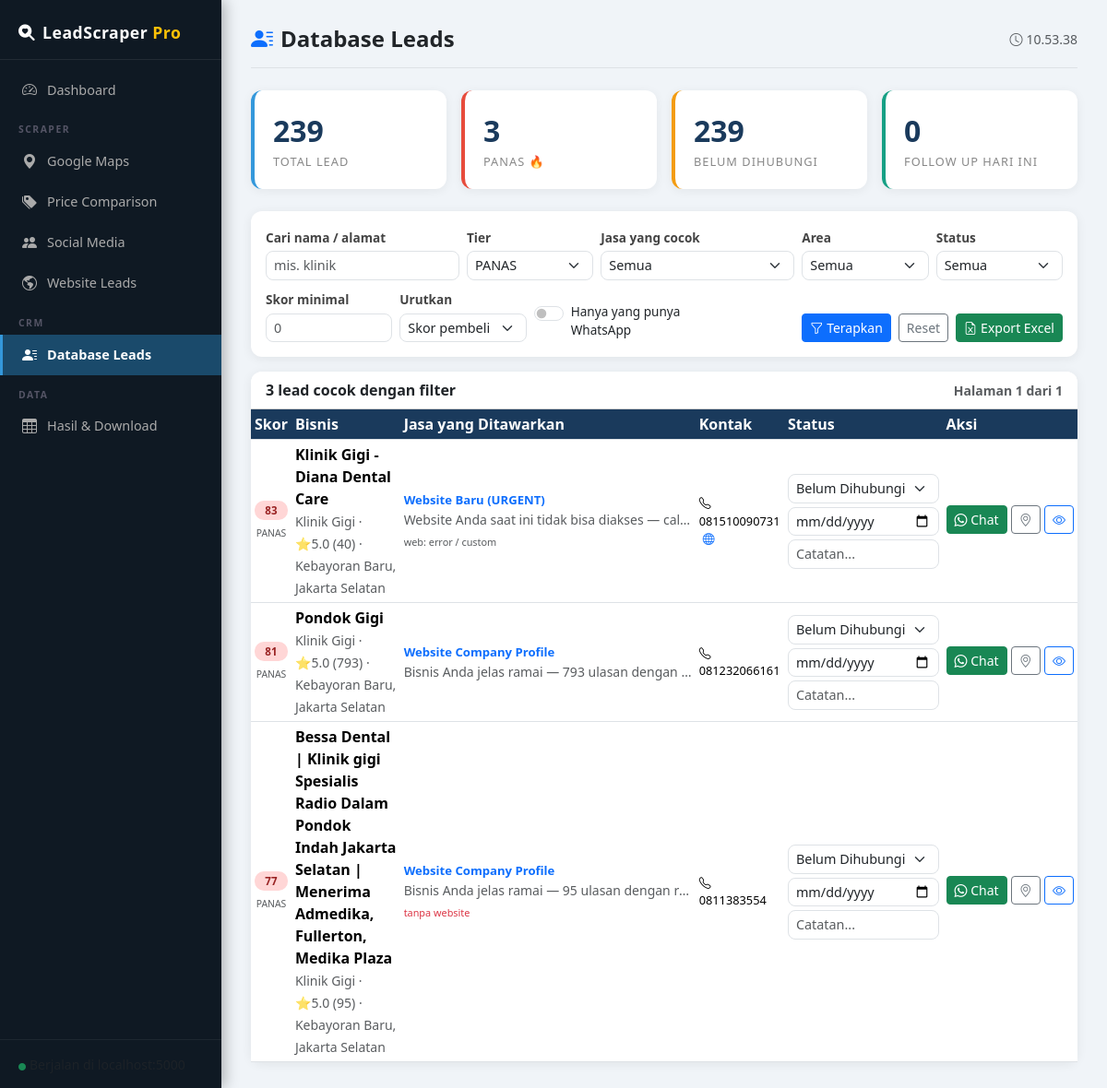
The page /leads?tier=PANAS on the database as committed earlier.
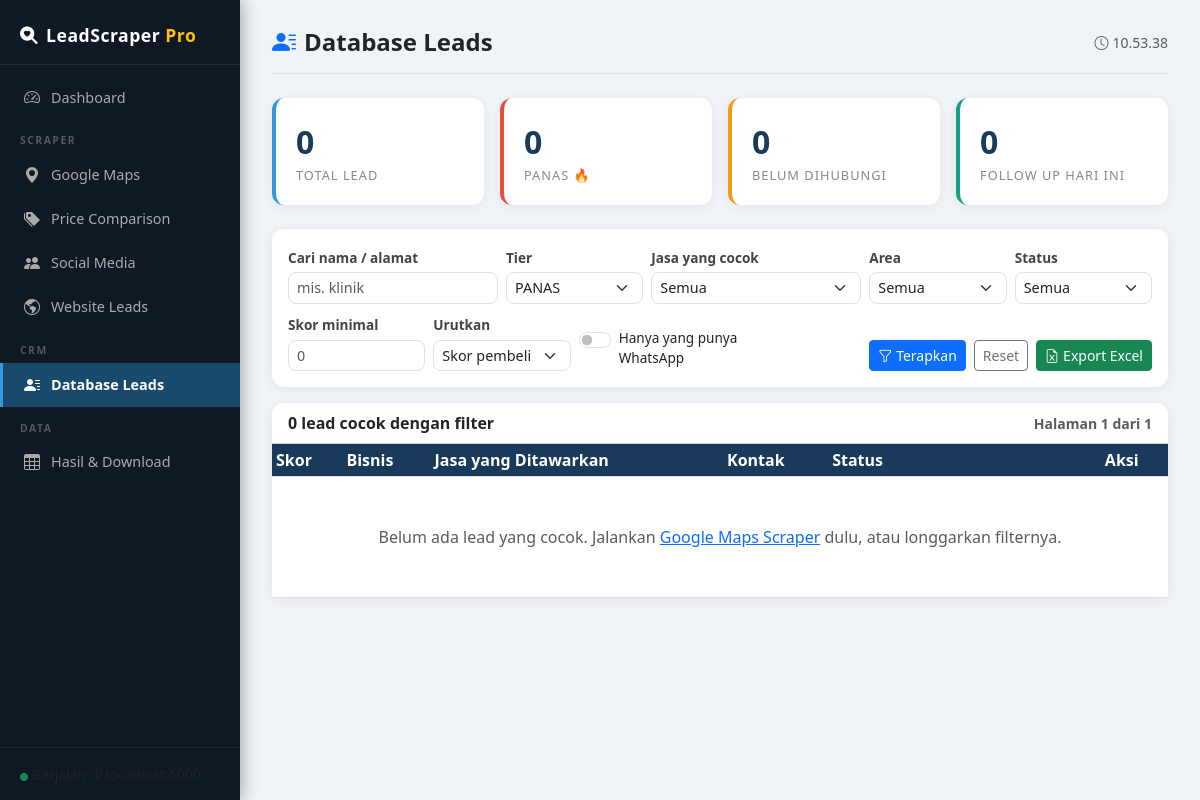
The same page on the database as committed later.
### tables this page shows
CREATE TABLE businesses (
    place_key         TEXT PRIMARY KEY,

    -- identitas
    nama_bisnis       TEXT,
    kategori          TEXT,
    alamat            TEXT,
    area_pencarian    TEXT,
    source_url        TEXT,
    koordinat         TEXT,

    -- kontak
    telepon           TEXT,
    whatsapp_link     TEXT,
    email             TEXT,
    instagram         TEXT,
    facebook          TEXT,
    tiktok            TEXT,
    website           TEXT,

    -- metrik Google Maps
    rating            REAL,
    jumlah_ulasan     INTEGER,
    jam_operasional   TEXT,
    skor_popularitas  REAL,
    sudah_diklaim     INTEGER,
    status_buka       TEXT,
    jumlah_foto       INTEGER,
    rentang_harga     TEXT,

    -- hasil pemeriksaan website
    web_status        TEXT,
    web_https         INTEGER,
    web_mobile        INTEGER,
    web_load_ms       INTEGER,
    web_platform      TEXT,
    web_tahun_update  INTEGER,
    web_ada_pixel     INTEGER,
    web_ada_toko      INTEGER,

    -- intelijen penjualan
    skor_pembeli      INTEGER,
    tier              TEXT,
    jasa_utama        TEXT,
    jasa_pendukung    TEXT,
    alasan_pitch      TEXT,

    -- CRM (diisi manual oleh user, tidak pernah ditimpa scraping)
    status_leads      TEXT DEFAULT 'Belum Dihubungi',
    catatan           TEXT DEFAULT '',
    tanggal_follow_up TEXT,

    -- jejak waktu
    first_seen_at     TEXT,
    last_scraped_at   TEXT,
    last_checked_at   TEXT,
    times_seen        INTEGER DEFAULT 1
);

### app.py (the view)
@app.route("/leads")
def leads():
    import config as cfg
    from scrapers.scoring import URUTAN_TIER, pesan_wa
    filters = _filter_dari_request()
    per_halaman = 50
    halaman = max(int(request.args.get("hal", 1) or 1), 1)
    rows, total = db.query_leads(**filters, limit=per_halaman,
                                 offset=(halaman - 1) * per_halaman)
    template = getattr(cfg, "PESAN_TEMPLATE", "")
    pengirim = getattr(cfg, "PESAN_PENGIRIM", "")
    usaha = getattr(cfg, "PESAN_USAHA", "")
    for r in rows:
        if r.get("whatsapp_link"):
            from urllib.parse import quote
            pesan = pesan_wa(r, pengirim=pengirim, usaha=usaha, template=template)
            r["wa_pitch"] = r["whatsapp_link"].split("?")[0] + "?text=" + quote(pesan)
        else:
            r["wa_pitch"] = ""
    total_halaman = max((total + per_halaman - 1) // per_halaman, 1)
    return render_template(
        "leads.html",
        leads=rows, total=total, halaman=halaman, total_halaman=total_halaman,
        filters=filters, args=request.args,
        opsi_tier=[t for t in URUTAN_TIER],
        opsi_jasa=db.nilai_unik("jasa_utama"),
        opsi_area=db.nilai_unik("area_pencarian"),
        opsi_status=STATUS_PILIHAN,
        stats=db.stats(),
    )

### templates/leads.html (shortened to what this page needs)
{% extends "base.html" %}
{% block page_title %}<i class="bi bi-person-lines-fill text-primary me-2"></i>Database Leads{% endblock %}
{% macro qs(hal) -%}
?hal={{ hal }}{% for k, v in args.items() %}{% if k != 'hal' %}&{{ k }}={{ v }}{% endif %}{% endfor %}
{%- endmacro %}
{% block content %}
<div class="row g-3 mb-4">
  {% for label, nilai, warna in [
      ('Total Lead', stats.total, '#3498db'),
      ('PANAS 🔥', stats.per_tier.get('PANAS', 0), '#e74c3c'),
      ('Belum Dihubungi', stats.belum_dihubungi, '#f39c12'),
      ('Follow Up Hari Ini', stats.follow_up_hari_ini, '#16a085')] %}
  <div class="col-6 col-lg-3">
    <div class="stat-card" style="border-left-color: {{ warna }}">
      <div class="stat-num">{{ nilai }}</div>
      <div class="stat-label">{{ label }}</div>
    </div>
  </div>
  {% endfor %}
</div>
<div class="card mb-3">
  <div class="card-body py-3">
    <form method="get" class="row g-2 align-items-end">
      <div class="col-6 col-md-3">
        <label class="form-label mb-1">Cari nama / alamat</label>
        <input type="text" name="q" class="form-control form-control-sm"
               value="{{ filters.q or '' }}" placeholder="mis. klinik">
      </div>
      <div class="col-6 col-md-2">
        <label class="form-label mb-1">Tier</label>
        <select name="tier" class="form-select form-select-sm">
          {% for t in opsi_tier %}
          <option value="{{ t }}" {% if filters.tier == t %}selected{% endif %}>{{ t }}</option>
          {% endfor %}
        </select>
      </div>
      <div class="col-6 col-md-3">
        <label class="form-label mb-1">Jasa yang cocok</label>
        <select name="jasa" class="form-select form-select-sm">
          <option value="">Semua</option>
        </select>
      </div>
      <div class="col-6 col-md-2">
        <label class="form-label mb-1">Area</label>
        <select name="area" class="form-select form-select-sm">
          <option value="">Semua</option>
        </select>
      </div>
      <div class="col-6 col-md-2">
        <label class="form-label mb-1">Status</label>
        <select name="status" class="form-select form-select-sm">
          <option value="">Semua</option>
        </select>
      </div>
      <div class="col-6 col-md-2">
        <label class="form-label mb-1">Skor minimal</label>
        <input type="number" name="skor_min" class="form-control form-control-sm"
               value="{{ filters.skor_min if filters.skor_min is not none else '' }}"
               min="0" max="100" placeholder="0">
      </div>
      <div class="col-6 col-md-2">
        <label class="form-label mb-1">Urutkan</label>
        <select name="urut" class="form-select form-select-sm">
          <option value="skor_pembeli" {% if filters.urut == 'skor_pembeli' %}selected{% endif %}>Skor pembeli</option>
        </select>
      </div>
      <div class="col-6 col-md-3 d-flex align-items-center pt-3">
        <div class="form-check form-switch">
          <input class="form-check-input" type="checkbox" name="wa" value="1"
                 id="filterWa" {% if filters.punya_wa %}checked{% endif %}>
          <label class="form-check-label" for="filterWa" style="font-size:.85rem">Hanya yang punya WhatsApp</label>
        </div>
      </div>
      <div class="col-12 col-md-5 d-flex gap-2 justify-content-md-end">
        <button type="submit" class="btn btn-primary btn-sm">
          <i class="bi bi-funnel me-1"></i>Terapkan
        </button>
        <a href="/leads" class="btn btn-outline-secondary btn-sm">Reset</a>
        <a href="/leads/export{{ qs(1) }}" class="btn btn-success btn-sm">
          <i class="bi bi-file-earmark-excel me-1"></i>Export Excel
        </a>
      </div>
    </form>
  </div>
</div>
<div class="card">
  <div class="card-header bg-white d-flex justify-content-between align-items-center">
    <span><strong>{{ total }}</strong> lead cocok dengan filter</span>
    <small class="text-muted">Halaman {{ halaman }} dari {{ total_halaman }}</small>
  </div>
  <div class="table-responsive">
    <table class="table table-sm table-hover align-middle mb-0 table-results">
      <thead>
        <tr>
          <th>Skor</th>
          <th>Bisnis</th>
          <th>Jasa yang Ditawarkan</th>
          <th>Kontak</th>
          <th style="min-width:170px">Status</th>
          <th>Aksi</th>
        </tr>
      </thead>
      <tbody>
        {% for l in leads %}
        <tr id="row-{{ loop.index }}">
          <td class="text-center">
            <div class="tier-badge tier-{{ l.tier or 'ARSIP' }}">{{ l.skor_pembeli or 0 }}</div>
            <small class="text-muted" style="font-size:.65rem">{{ l.tier or '-' }}</small>
          </td>
          <td>
            <div class="fw-semibold">{{ l.nama_bisnis or '-' }}</div>
            <small class="text-muted">
              {{ l.kategori or '-' }}
              {% if l.rating %} · ⭐{{ l.rating }} ({{ l.jumlah_ulasan or 0 }}){% endif %}
              {% if l.area_pencarian %} · {{ l.area_pencarian }}{% endif %}
            </small>
          </td>
          <td style="max-width:320px">
            <div class="fw-semibold text-primary" style="font-size:.82rem">{{ l.jasa_utama or '-' }}</div>
            {% if l.alasan_pitch %}
            <small class="text-muted d-block text-truncate" style="max-width:320px"
                   title="{{ l.alasan_pitch }}">{{ l.alasan_pitch }}</small>
            {% endif %}
            {% if l.web_status and l.web_status != 'tidak_ada' %}
            <small class="text-muted" style="font-size:.68rem">
              web: {{ l.web_status }}{% if l.web_platform %} / {{ l.web_platform }}{% endif %}
            </small>
            {% elif l.web_status == 'tidak_ada' %}
            <small class="text-danger" style="font-size:.68rem">tanpa website</small>
            {% endif %}
          </td>
          <td style="font-size:.8rem">
            {% if l.telepon %}<div><i class="bi bi-telephone me-1"></i>{{ l.telepon }}</div>{% endif %}
            {% if l.website %}<a href="{{ l.website }}" target="_blank" class="ms-1"><i class="bi bi-globe"></i></a>{% endif %}
          </td>
          <td>
            <select class="form-select form-select-sm mb-1"
                    onchange="simpanLead('{{ l.place_key }}', this, 'status_leads')">
              {% for s in opsi_status %}
              <option value="{{ s }}" {% if (l.status_leads or 'Belum Dihubungi') == s %}selected{% endif %}>{{ s }}</option>
              {% endfor %}
            </select>
            <input type="date" class="form-control form-control-sm mb-1"
                   value="{{ l.tanggal_follow_up or '' }}" title="Tanggal follow up"
                   onchange="simpanLead('{{ l.place_key }}', this, 'tanggal_follow_up')">
            <input type="text" class="form-control form-control-sm" placeholder="Catatan..."
                   value="{{ l.catatan or '' }}"
                   onchange="simpanLead('{{ l.place_key }}', this, 'catatan')">
          </td>
          <td class="text-nowrap">
            {% if l.wa_pitch %}
            <a href="{{ l.wa_pitch }}" target="_blank" class="btn btn-success btn-sm mb-1"
               title="Buka WhatsApp dengan pesan pembuka sudah terisi">
              <i class="bi bi-whatsapp"></i> Chat
            </a>
            {% endif %}
            {% if l.source_url and l.source_url.startswith('http') %}
            <a href="{{ l.source_url }}" target="_blank" class="btn btn-outline-secondary btn-sm mb-1"
               title="Buka di Google Maps"><i class="bi bi-geo-alt"></i></a>
            {% endif %}
            <button class="btn btn-outline-primary btn-sm mb-1"
                    onclick="lihatDetail('{{ l.place_key }}')" title="Detail"><i class="bi bi-eye"></i></button>
          </td>
        </tr>
        {% else %}
        <tr><td colspan="6" class="text-center text-muted py-5">
          Belum ada lead yang cocok. Jalankan
          <a href="/gmaps">Google Maps Scraper</a> dulu, atau longgarkan filternya.
        </td></tr>
        {% endfor %}
      </tbody>
    </table>
  </div>
</div>
{% endblock %}

### templates/base.html (shortened to what this page needs)
<!DOCTYPE html>
<html lang="id">
<head>
  <link href="https://cdn.jsdelivr.net/npm/bootstrap@5.3.2/dist/css/bootstrap.min.css" rel="stylesheet">
  <link href="https://cdn.jsdelivr.net/npm/bootstrap-icons@1.11.3/font/bootstrap-icons.min.css" rel="stylesheet">
  <link href="/static/css/style.css" rel="stylesheet">
</head>
<body>
<div class="sidebar d-flex flex-column">
  <div class="sidebar-brand">
    <i class="bi bi-search-heart-fill me-2"></i>LeadScraper <span class="text-warning">Pro</span>
  </div>
  <nav class="sidebar-nav flex-grow-1">
    <a href="/" class="nav-item {% if request.path == '/' %}active{% endif %}">
      <i class="bi bi-speedometer2"></i> Dashboard
    </a>
    <div class="nav-section">SCRAPER</div>
    <a href="/gmaps" class="nav-item {% if request.path == '/gmaps' %}active{% endif %}">
      <i class="bi bi-geo-alt-fill"></i> Google Maps
    </a>
    <a href="/pricing" class="nav-item {% if request.path == '/pricing' %}active{% endif %}">
      <i class="bi bi-tags-fill"></i> Price Comparison
    </a>
    <a href="/social" class="nav-item {% if request.path == '/social' %}active{% endif %}">
      <i class="bi bi-people-fill"></i> Social Media
    </a>
    <a href="/website-leads" class="nav-item {% if request.path == '/website-leads' %}active{% endif %}">
      <i class="bi bi-globe-americas"></i> Website Leads
    </a>
    <div class="nav-section">CRM</div>
    <a href="/leads" class="nav-item {% if request.path == '/leads' %}active{% endif %}">
      <i class="bi bi-person-lines-fill"></i> Database Leads
    </a>
    <div class="nav-section">DATA</div>
    <a href="/results" class="nav-item {% if request.path == '/results' %}active{% endif %}">
      <i class="bi bi-table"></i> Hasil & Download
    </a>
  </nav>
  <div class="sidebar-footer">
    <small class="text-muted"><i class="bi bi-circle-fill text-success me-1" style="font-size:.5rem"></i>Berjalan di localhost:5000</small>
  </div>
</div>
<div class="main-content">
  <div class="topbar d-flex align-items-center justify-content-between mb-4">
    <h4 class="mb-0 fw-bold">{% block page_title %}Dashboard{% endblock %}</h4>
    <div class="d-flex align-items-center gap-3">
      <small class="text-muted"><i class="bi bi-clock me-1"></i><span id="clock"></span></small>
    </div>
  </div>
  {% block content %}{% endblock %}
</div>
</body>
</html>

Rows that differ between the two databases and show on the page:
removed businesses: skor_pembeli "83", tier "PANAS", nama_bisnis "Klinik Gigi - Diana Dental Care", kategori "Klinik Gigi", rating "5.0", jumlah_ulasan "40", area_pencarian "Kebayoran Baru, Jakarta Selatan", jasa_utama "Website Baru (URGENT)", alasan_pitch "Website Anda saat ini tidak bisa diakses — cal…", web_status "error", web_platform "custom", telepon "081510090731", status_leads+place_key "Belum Dihubungi"
removed businesses: skor_pembeli "81", tier "PANAS", nama_bisnis "Pondok Gigi", kategori "Klinik Gigi", rating "5.0", jumlah_ulasan "793", area_pencarian "Kebayoran Baru, Jakarta Selatan", jasa_utama "Website Company Profile", alasan_pitch "Bisnis Anda jelas ramai — 793 ulasan dengan…", telepon "081232066161", status_leads+place_key "Belum Dihubungi"
removed businesses: skor_pembeli "77", tier "PANAS", nama_bisnis "Bessa Dental | Klinik gigi Spesialis Radio Dalam Pondok Indah Jakarta Selatan | Menerima Admedika, Fullerton, Medika Plaza", kategori "Klinik Gigi", rating "5.0", jumlah_ulasan "95", area_pencarian "Kebayoran Baru, Jakarta Selatan", jasa_utama "Website Company Profile", alasan_pitch "Bisnis Anda jelas ramai — 95 ulasan dengan r…", web_status "tanpa website", telepon "0811383554", status_leads+place_key "Belum Dihubungi"
Other text that changed with them:
{{ total }}: "3" → "0"
new list line: "0 TOTAL LEAD"
new list line: "0 PANAS 🔥"
new list line: "0 BELUM DIHUBUNGI"
text now shown: "Belum ada lead yang cocok. Jalankan Google Maps Scraper dulu, atau longgarkan filternya."
list line gone: "239 TOTAL LEAD"
list line gone: "3 PANAS 🔥"
list line gone: "239 BELUM DIHUBUNGI"
